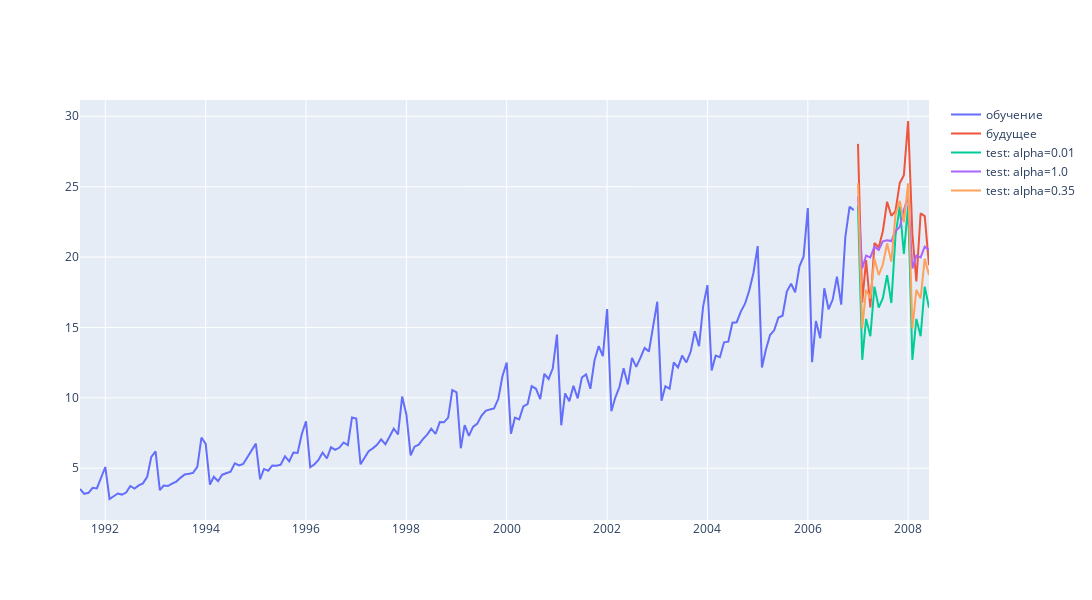

Notebook cell for this chart:
### Markdown cell above
Визуализируем результаты.

### Code cell
# make gpraph bigger in size
fig = go.Figure(layout=go.Layout(
        height=600,
        width=1400
    ))
fig.add_trace(go.Scatter(x=train_data.index, y=list(train_data),
                         mode='lines', name='обучение'))

fig.add_trace(go.Scatter(x=predict_data.index, y=list(predict_data),
                         mode='lines', name='будущее'))


# plot predictions
for index in [1, 2, 3]:
    on_test = fcast[index - 1]

    fig.add_trace(go.Scatter(
        x=on_test.index, y=list(on_test),
        mode='lines', name= 'test' + ": " + labels[index - 1]
    ))


fig.show()

### Figure 1 — Plotly figure (JSON) as saved in the notebook; plotly's stock layout.template omitted (floating-point values rounded to 4 significant figures; data arrays with more than 128 entries replaced by an {"elided": "..."} marker saying what was removed)
{"data": [{"mode": "lines", "name": "обучение", "type": "scatter", "x": {"elided": "186 str values"}, "y": {"elided": "186 float values"}}, {"mode": "lines", "name": "будущее", "type": "scatter", "x": ["2007-01-01T00:00:00", "2007-02-01T00:00:00", "2007-03-01T00:00:00", "2007-04-01T00:00:00", "2007-05-01T00:00:00", "2007-06-01T00:00:00", "2007-07-01T00:00:00", "2007-08-01T00:00:00", "2007-09-01T00:00:00", "2007-10-01T00:00:00", "2007-11-01T00:00:00", "2007-12-01T00:00:00", "2008-01-01T00:00:00", "2008-02-01T00:00:00", "2008-03-01T00:00:00", "2008-04-01T00:00:00", "2008-05-01T00:00:00", "2008-06-01T00:00:00"], "y": [28.04, 16.76, 19.79, 16.43, 21.0, 20.68, 21.83, 23.93, 22.93, 23.26, 25.25, 25.81, 29.67, 21.65, 18.26, 23.11, 22.91, 19.43]}, {"mode": "lines", "name": "test: alpha=0.01", "type": "scatter", "x": ["2007-01-01T00:00:00", "2007-02-01T00:00:00", "2007-03-01T00:00:00", "2007-04-01T00:00:00", "2007-05-01T00:00:00", "2007-06-01T00:00:00", "2007-07-01T00:00:00", "2007-08-01T00:00:00", "2007-09-01T00:00:00", "2007-10-01T00:00:00", "2007-11-01T00:00:00", "2007-12-01T00:00:00", "2008-01-01T00:00:00", "2008-02-01T00:00:00", "2008-03-01T00:00:00", "2008-04-01T00:00:00", "2008-05-01T00:00:00", "2008-06-01T00:00:00"], "y": [23.65, 12.7, 15.61, 14.38, 17.9, 16.41, 17.08, 18.71, 16.73, 21.5, 23.61, 20.22, 23.65, 12.7, 15.61, 14.38, 17.9, 16.41]}, {"mode": "lines", "name": "test: alpha=1.0", "type": "scatter", "x": ["2007-01-01T00:00:00", "2007-02-01T00:00:00", "2007-03-01T00:00:00", "2007-04-01T00:00:00", "2007-05-01T00:00:00", "2007-06-01T00:00:00", "2007-07-01T00:00:00", "2007-08-01T00:00:00", "2007-09-01T00:00:00", "2007-10-01T00:00:00", "2007-11-01T00:00:00", "2007-12-01T00:00:00", "2008-01-01T00:00:00", "2008-02-01T00:00:00", "2008-03-01T00:00:00", "2008-04-01T00:00:00", "2008-05-01T00:00:00", "2008-06-01T00:00:00"], "y": [24.3, 19.19, 20.11, 19.98, 20.74, 20.51, 21.12, 21.2, 21.14, 21.85, 22.14, 23.33, 24.3, 19.19, 20.11, 19.98, 20.74, 20.51]}, {"mode": "lines", "name": "test: alpha=0.35", "type": "scatter", "x": ["2007-01-01T00:00:00", "2007-02-01T00:00:00", "2007-03-01T00:00:00", "2007-04-01T00:00:00", "2007-05-01T00:00:00", "2007-06-01T00:00:00", "2007-07-01T00:00:00", "2007-08-01T00:00:00", "2007-09-01T00:00:00", "2007-10-01T00:00:00", "2007-11-01T00:00:00", "2007-12-01T00:00:00", "2008-01-01T00:00:00", "2008-02-01T00:00:00", "2008-03-01T00:00:00", "2008-04-01T00:00:00", "2008-05-01T00:00:00", "2008-06-01T00:00:00"], "y": [25.24, 14.92, 17.68, 17.07, 19.88, 18.72, 19.47, 20.96, 19.67, 23.0, 23.99, 22.49, 25.24, 14.92, 17.68, 17.07, 19.88, 18.72]}], "layout": {"height": 600, "width": 1400}}
